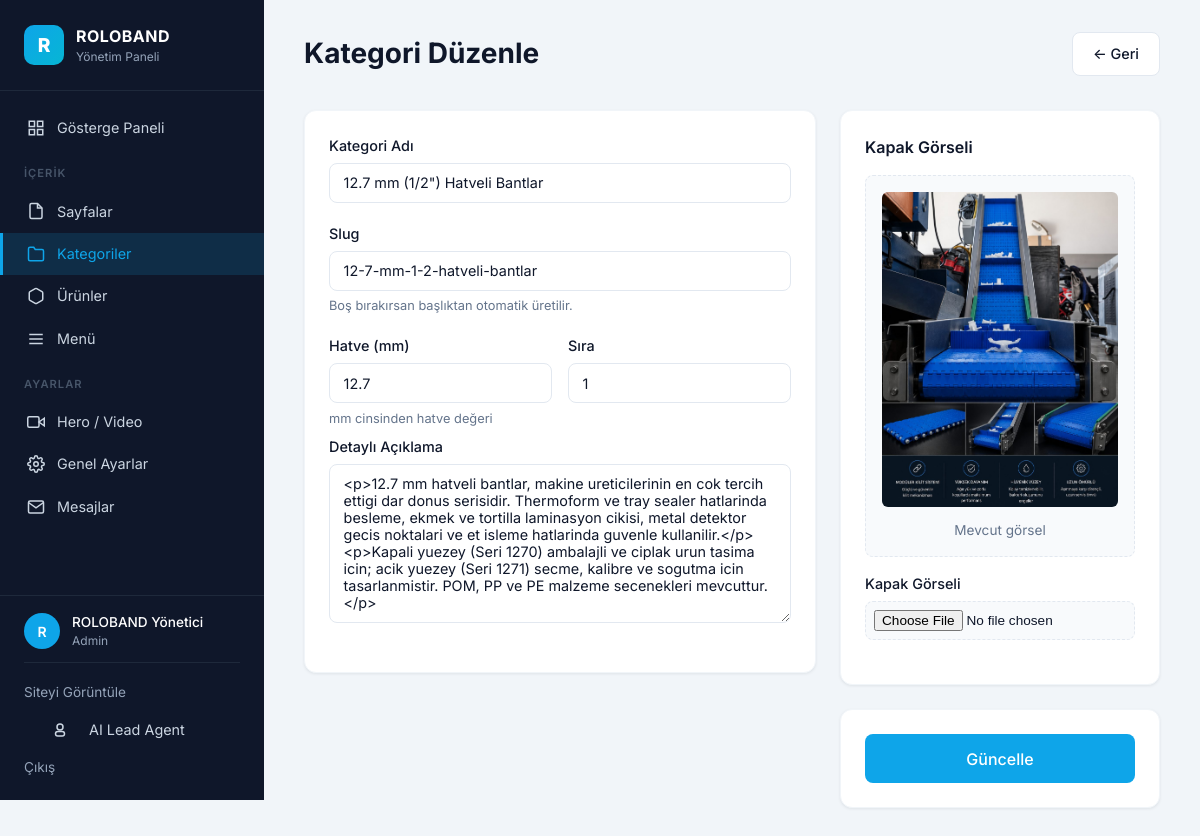
Screenshot of /admin/categories/1/edit (signed in) with the database file from the repository.
### app/models.py (models this page shows, shortened)
class AdminUser(db.Model, UserMixin):
    __tablename__ = "admin_users"
    id = db.Column(db.Integer, primary_key=True)
    email = db.Column(db.String(120), unique=True, nullable=False, index=True)
    full_name = db.Column(db.String(120), nullable=False, default="Yönetici")
    password_hash = db.Column(db.String(255), nullable=False)
    role = db.Column(db.String(20), default="admin")  # admin | editor
    is_active = db.Column(db.Boolean, default=True)
    last_login = db.Column(db.DateTime)
    created_at = db.Column(db.DateTime, default=datetime.utcnow)

class ProductCategory(db.Model):
    __tablename__ = "product_categories"
    id = db.Column(db.Integer, primary_key=True)
    name = db.Column(db.String(150), nullable=False)
    slug = db.Column(db.String(160), unique=True, nullable=False, index=True)
    short_description = db.Column(db.String(300))
    description = db.Column(db.Text)
    icon = db.Column(db.String(100))  # ikon class veya görsel path
    cover_image = db.Column(db.String(300))
    pitch_mm = db.Column(db.Float)  # 12.7 / 25.4 / 50.8 / null
    order_index = db.Column(db.Integer, default=0)
    is_active = db.Column(db.Boolean, default=True, index=True)
    created_at = db.Column(db.DateTime, default=datetime.utcnow)
    products = db.relationship(
        "Product",
        backref="category",
        lazy="dynamic",
        cascade="all, delete-orphan",
    )

### app/blueprints/admin/routes.py (the view, shortened to what this page needs)
@admin_bp.route("/categories/<int:cat_id>/edit", methods=["GET", "POST"])
@login_required
def category_edit(cat_id):
    cat = ProductCategory.query.get_or_404(cat_id)
    form = CategoryForm(obj=cat)
    return render_template("admin/category_form.html", form=form, category=cat)

### app/blueprints/admin/forms.py
class CategoryForm(FlaskForm):
    name = StringField("Kategori Adı", validators=[DataRequired(), Length(max=150)])
    slug = StringField("Slug", validators=[Optional(), Length(max=160)])
    short_description = StringField("Kısa Açıklama", validators=[Optional(), Length(max=300)])
    description = CKEditorField("Detaylı Açıklama")
    pitch_mm = FloatField("Hatve (mm)", validators=[Optional()])
    icon = StringField("İkon (sınıf veya emoji)", validators=[Optional(), Length(max=100)])
    cover_image = FileField("Kapak Görseli", validators=[Optional(), FileAllowed(IMAGE_EXT)])
    order_index = IntegerField("Sıra", validators=[Optional()], default=0)
    is_active = BooleanField("Aktif", default=True)
    submit = SubmitField("Kaydet")

### app/blueprints/admin/routes.py (called while the page is built)
@admin_bp.app_context_processor
def inject_admin_context():
    if current_user.is_authenticated and getattr(current_user, "role", None) == "admin":
        try:
            unread = ContactMessage.query.filter_by(is_read=False).count()
        except Exception:
            unread = 0
        return {"unread_count": unread}
    return {"unread_count": 0}

### app/models.py (called while the page is built)
    @classmethod
    def as_dict(cls) -> dict:
        return {r.key: r.value for r in cls.query.all()}

    @classmethod
    def get_main_menu(cls) -> List["MenuItem"]:
        return (
            cls.query.filter_by(parent_id=None, is_active=True)
            .order_by(cls.order_index.asc())
            .all()
        )

### app/templates/admin/category_form.html (shortened to what this page needs)
{% extends "admin/base.html" %}
{% block content %}
<div class="admin-header">
  <div>
    <h1 class="admin-page-title">{% if category %}Kategori Düzenle{% else %}Yeni Kategori{% endif %}</h1>
  </div>
  <div class="admin-header-actions">
    <a href="{{ url_for('admin.categories_list') }}" class="btn btn-outline">← Geri</a>
  </div>
</div>
<form method="POST" enctype="multipart/form-data" class="admin-form">
  <div class="admin-grid-form">
    <div>
      <div class="admin-card">
        <div class="form-group">
          {{ form.name.label }}
          {{ form.name(class="form-input", placeholder="ör. 12.7 mm Hatveli Bantlar") }}
        </div>
        <div class="form-group">
          {{ form.slug.label }}
          {{ form.slug(class="form-input", placeholder="otomatik-uretilecek") }}
          <div class="form-hint">Boş bırakırsan başlıktan otomatik üretilir.</div>
        </div>
        <div class="form-row">
          <div class="form-group">
            {{ form.pitch_mm.label }}
            {{ form.pitch_mm(class="form-input", placeholder="12.7", step="0.01") }}
            <div class="form-hint">mm cinsinden hatve değeri</div>
          </div>
          <div class="form-group">
            {{ form.order_index.label }}
            {{ form.order_index(class="form-input", type="number", min=0) }}
          </div>
        </div>
        <div class="form-group">
          {{ form.description.label }}
          {{ form.description(class="form-textarea", rows=8, placeholder="Kategorinin teknik açıklaması, kullanım alanları...") }}
        </div>
      </div>
    </div>
    <div>
      <div class="admin-card">
        <h3 class="admin-card-title">Kapak Görseli</h3>
        {% if category and category.cover_image %}
          <div class="current-image">
            <img src="{{ category.cover_image }}" alt="">
            <div class="muted">Mevcut görsel</div>
          </div>
        {% endif %}
        <div class="form-group">
          {{ form.cover_image.label }}
          {{ form.cover_image(class="form-input-file") }}
        </div>
      </div>
      <div class="admin-card">
        <button type="submit" class="btn btn-primary btn-block btn-lg">{% if category %}Güncelle{% else %}Oluştur{% endif %}</button>
      </div>
    </div>
  </div>
</form>
{% endblock %}

### app/templates/admin/base.html (shortened to what this page needs)
<!DOCTYPE html>
<html lang="tr">
<head>
  <link rel="stylesheet" href="{{ url_for('static', filename='css/admin.css') }}">
</head>
<body class="admin-body">
<aside class="admin-sidebar">
  <div class="admin-brand">
    <div class="admin-logo">R</div>
    <div>
      <div class="admin-brand-name">ROLOBAND</div>
      <div class="admin-brand-sub">Yönetim Paneli</div>
    </div>
  </div>
  <nav class="admin-nav">
    <a href="{{ url_for('admin.dashboard') }}" class="admin-nav-item {% if request.endpoint == 'admin.dashboard' %}active{% endif %}">
      <svg viewBox="0 0 24 24" fill="none" stroke="currentColor" stroke-width="2"><rect x="3" y="3" width="7" height="7"/><rect x="14" y="3" width="7" height="7"/><rect x="14" y="14" width="7" height="7"/><rect x="3" y="14" width="7" height="7"/></svg>
      <span>Gösterge Paneli</span>
    </a>
    <div class="admin-nav-section">İçerik</div>
    <a href="{{ url_for('admin.pages_list') }}" class="admin-nav-item {% if 'page' in request.endpoint %}active{% endif %}">
      <svg viewBox="0 0 24 24" fill="none" stroke="currentColor" stroke-width="2"><path d="M14 2H6a2 2 0 0 0-2 2v16a2 2 0 0 0 2 2h12a2 2 0 0 0 2-2V8z"/><polyline points="14 2 14 8 20 8"/></svg>
      <span>Sayfalar</span>
    </a>
    <a href="{{ url_for('admin.categories_list') }}" class="admin-nav-item {% if 'categor' in request.endpoint %}active{% endif %}">
      <svg viewBox="0 0 24 24" fill="none" stroke="currentColor" stroke-width="2"><path d="M22 19a2 2 0 0 1-2 2H4a2 2 0 0 1-2-2V5a2 2 0 0 1 2-2h5l2 3h9a2 2 0 0 1 2 2z"/></svg>
      <span>Kategoriler</span>
    </a>
    <a href="{{ url_for('admin.products_list') }}" class="admin-nav-item {% if 'product' in request.endpoint %}active{% endif %}">
      <svg viewBox="0 0 24 24" fill="none" stroke="currentColor" stroke-width="2"><path d="M21 16V8a2 2 0 0 0-1-1.73l-7-4a2 2 0 0 0-2 0l-7 4A2 2 0 0 0 3 8v8a2 2 0 0 0 1 1.73l7 4a2 2 0 0 0 2 0l7-4A2 2 0 0 0 21 16z"/></svg>
      <span>Ürünler</span>
    </a>
    <a href="{{ url_for('admin.menu_list') }}" class="admin-nav-item {% if 'menu' in request.endpoint %}active{% endif %}">
      <svg viewBox="0 0 24 24" fill="none" stroke="currentColor" stroke-width="2"><line x1="3" y1="12" x2="21" y2="12"/><line x1="3" y1="6" x2="21" y2="6"/><line x1="3" y1="18" x2="21" y2="18"/></svg>
      <span>Menü</span>
    </a>
    <div class="admin-nav-section">Ayarlar</div>
    <a href="{{ url_for('admin.settings_hero') }}" class="admin-nav-item {% if request.endpoint == 'admin.settings_hero' %}active{% endif %}">
      <svg viewBox="0 0 24 24" fill="none" stroke="currentColor" stroke-width="2"><polygon points="23 7 16 12 23 17 23 7"/><rect x="1" y="5" width="15" height="14" rx="2" ry="2"/></svg>
      <span>Hero / Video</span>
    </a>
    <a href="{{ url_for('admin.settings_general') }}" class="admin-nav-item {% if request.endpoint == 'admin.settings_general' %}active{% endif %}">
      <span>Genel Ayarlar</span>
    </a>
    <a href="{{ url_for('admin.messages_list') }}" class="admin-nav-item {% if 'message' in request.endpoint %}active{% endif %}">
      <svg viewBox="0 0 24 24" fill="none" stroke="currentColor" stroke-width="2"><path d="M4 4h16c1.1 0 2 .9 2 2v12c0 1.1-.9 2-2 2H4c-1.1 0-2-.9-2-2V6c0-1.1.9-2 2-2z"/><polyline points="22,6 12,13 2,6"/></svg>
      <span>Mesajlar
      </span>
    </a>
  </nav>
  <div class="admin-sidebar-footer">
    <div class="admin-user">
      <div class="admin-user-avatar">{{ (current_user.full_name or current_user.email)[0]|upper }}</div>
      <div>
        <div class="admin-user-name">{{ current_user.full_name or current_user.email }}</div>
        <div class="admin-user-role">{{ current_user.role|title }}</div>
      </div>
    </div>
    <a href="{{ url_for('public.index') }}" target="_blank" class="admin-sidebar-link">Siteyi Görüntüle</a>
    <a href="{{ url_for('admin.agent_page') }}" class="admin-nav-item {% if 'agent' in request.endpoint %}active{% endif %}" target="_blank">
      <svg width="16" height="16" viewBox="0 0 24 24" fill="none" style="vertical-align:middle;margin-right:8px"><circle cx="12" cy="8" r="4" stroke="currentColor" stroke-width="2"/><rect x="6" y="14" width="12" height="6" rx="3" stroke="currentColor" stroke-width="2"/></svg>
      AI Lead Agent
    </a>
    <a href="{{ url_for('admin.logout') }}" class="admin-sidebar-link">Çıkış</a>
  </div>
</aside>
<main class="admin-main">
  {% block content %}{% endblock %}
</main>
</body>
</html>

### rows the page displays
AdminUser: full_name "R", full_name "ROLOBAND Yönetici", role "Admin"
ProductCategory: name "12.7 mm (1/2\") Hatveli Bantlar", slug "12-7-mm-1-2-hatveli-bantlar", pitch_mm "12.7", order_index "1", description "<p>12.7 mm hatveli bantlar, makine ureticilerinin en cok tercih ettigi dar donus serisidir. Thermoform ve tray sealer hatlarinda besleme, ekmek ve tortilla laminasyon cikisi, metal detektor gecis noktalari ve et isleme hatlarinda guvenle kullanilir.</p><p>Kapali yuezey (Seri 1270) ambalajli ve ciplak urun tasima icin; acik yuezey (Seri 1271) secme, kalibre ve sogutma icin tasarlanmistir. POM, PP ve PE malzeme secenekleri mevcuttur.</p>", cover_image (picture)
